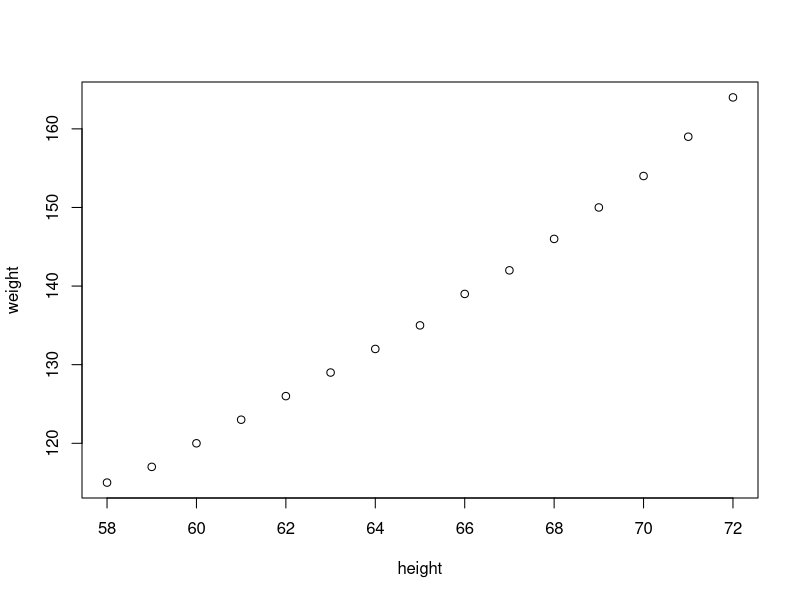
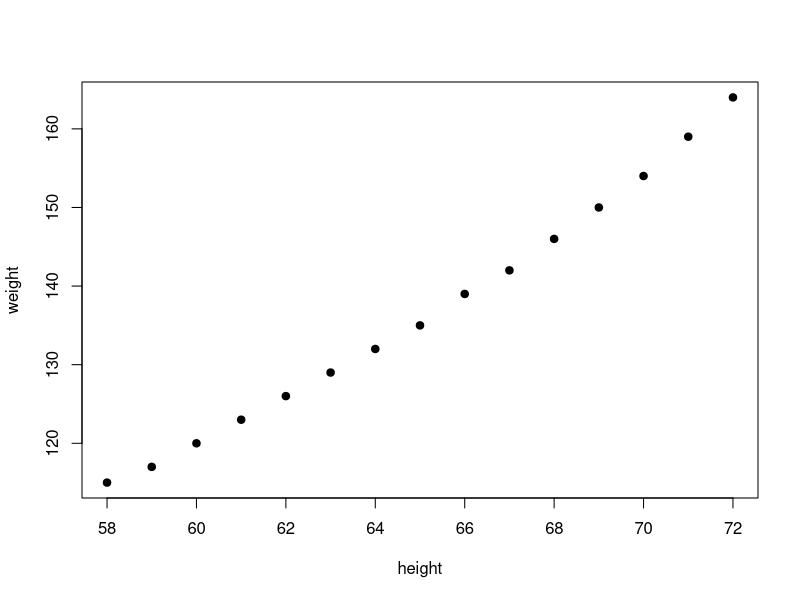
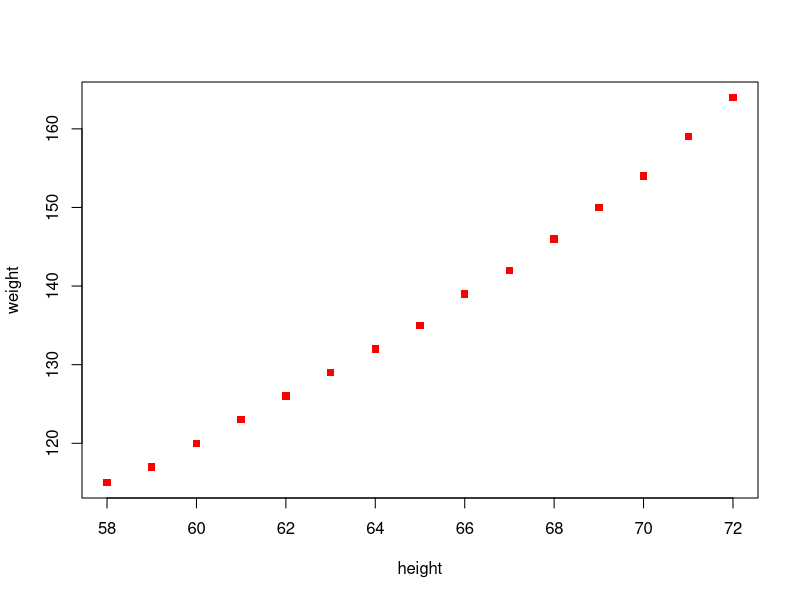
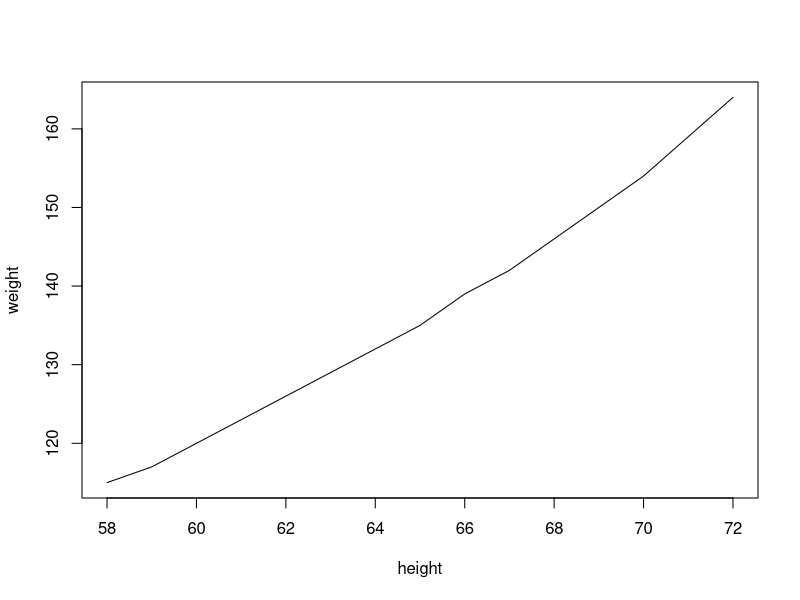
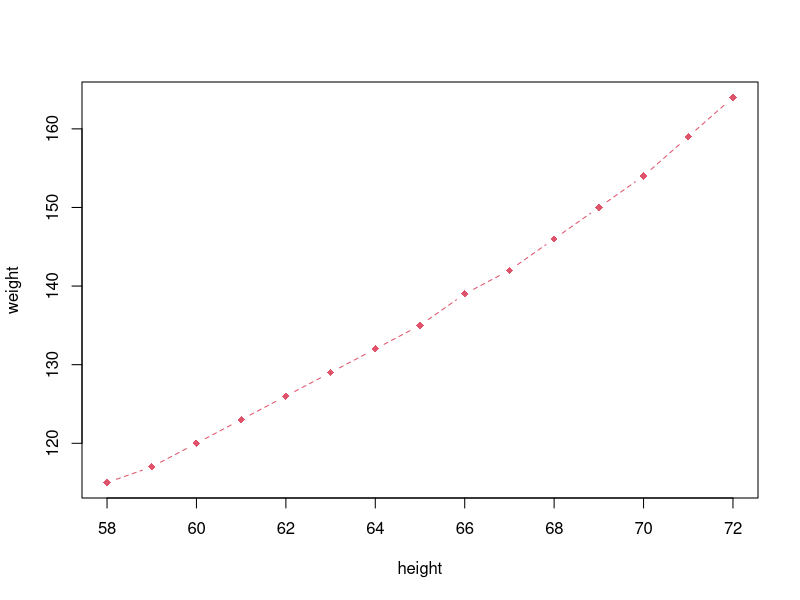
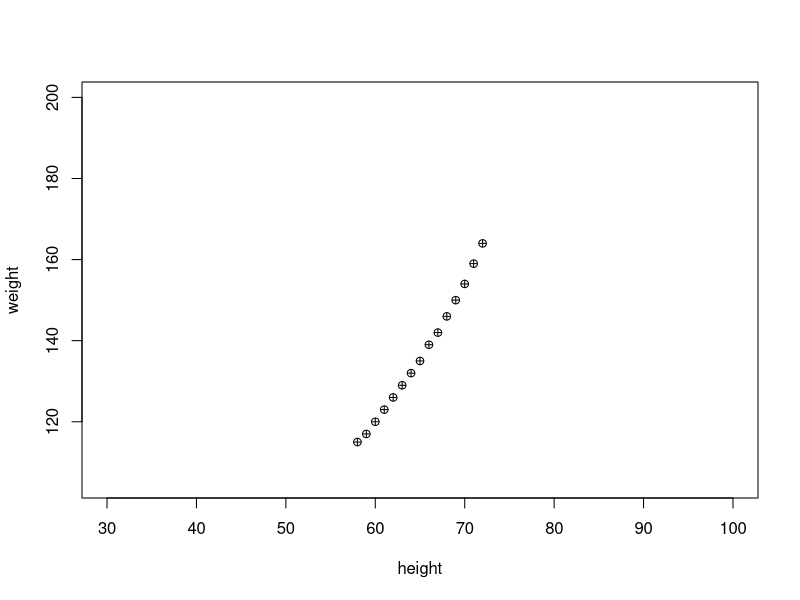
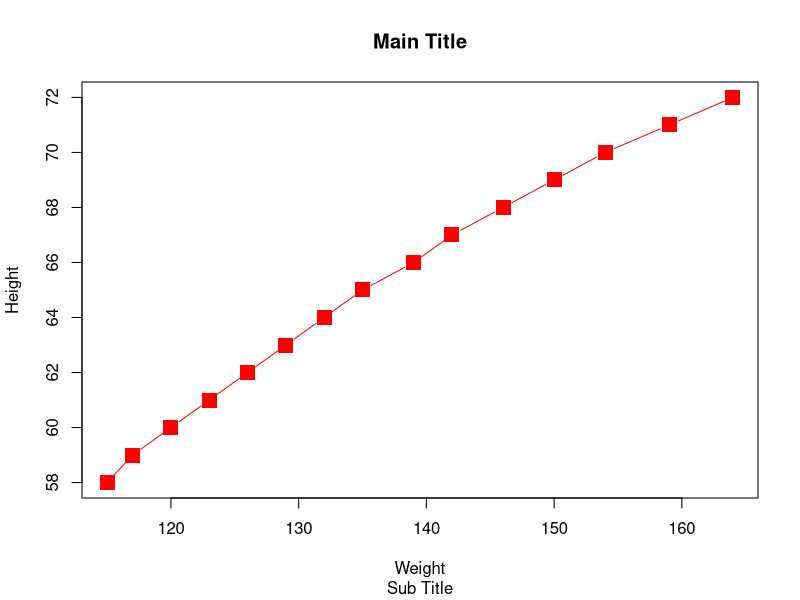
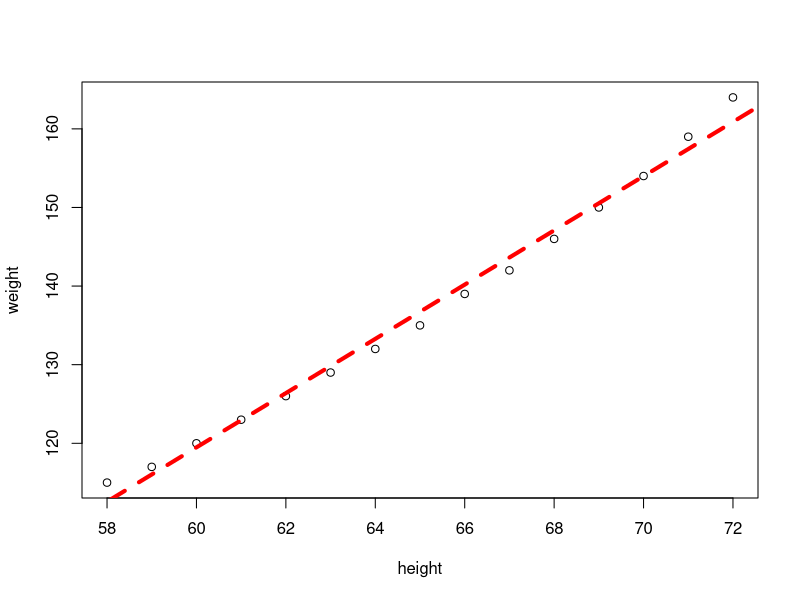

Write the R code that produced these figures, in order. (Note: this script raises an error after producing the figures.)
# Combined Plots
#plot, histogram, pie, boxplot, linechart, correlation plot
?plot
#plot
women
plot(women)
plot(women, type='p', pch=19)
plot(women, type='p', pch=15, col='red')
plot(women, type='l')
plot(women, type='b', pch=18, lty=2, col=2)
plot(women, xlim=c(30,100), ylim=c(min(women$weight)-10, 200), pch=10)

#more features with plot
plot(x=women$weight, y=women$height, pch=15, xlab='Weight', ylab='Height', col='red', cex=2, type='b')
title(main='Main Title', sub='Sub Title')
#see cheat sheet on base graphs

plot(women)
abline(lm(women$weight ~ women$height), col='red', lty=2, lwd=4) ##best fit


#boxplot
boxplot(women$height)
abline(h=c(58, 62,65,68,72))

#draw lines on plot for number summary
summary(women)
quantile(women$height)
quantile(women$height,seq(0,1,0.1))
quantile(women$height,seq(0,1,0.01))


boxplot(women$height, col='green')
abline(h=quantile(women$height))
text(1+.2, quantile(women$height), labels=c('min','1Q','median','3Q','max'))

#histogram
hist(women$height)
hist(women$height, breaks=10)
hist(women$height, breaks=5, col=1:5)

#histogram2
(x = rnorm(100,50,10))
hist(x)

hist(x, freq=F, col=1:5)
lines(density(x))

#density plot : shape of data
plot(density(x), col='red')

#pie
gender
table(gender)
pie(table(gender))
x = c(10,20,40,50)
pie(x)
xlabels = c('A','B','C','D')
x/sum(x)
pie(x, labels=xlabels)
x
#barplot
barplot(x,col=1:4)
barplot(x,col=1:4, horiz = T)

#correlation plot
pairs(women)
cor(women$height,women$weight)


head(mtcars)
?mtcars

cor(mtcars)
names(mtcars)
pairs(mtcars)
pairs(mtcars[1:4])
options(digits=4)

pairs(mtcars[c('mpg','wt','hp')])
